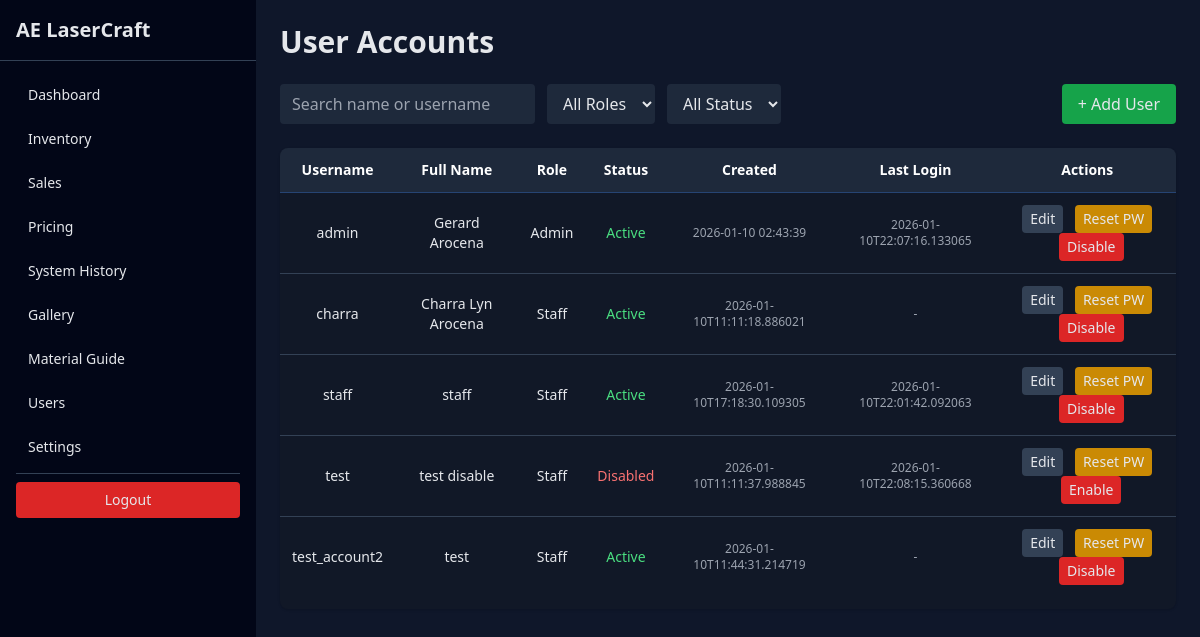
The page /users (signed in) on the database as committed earlier.
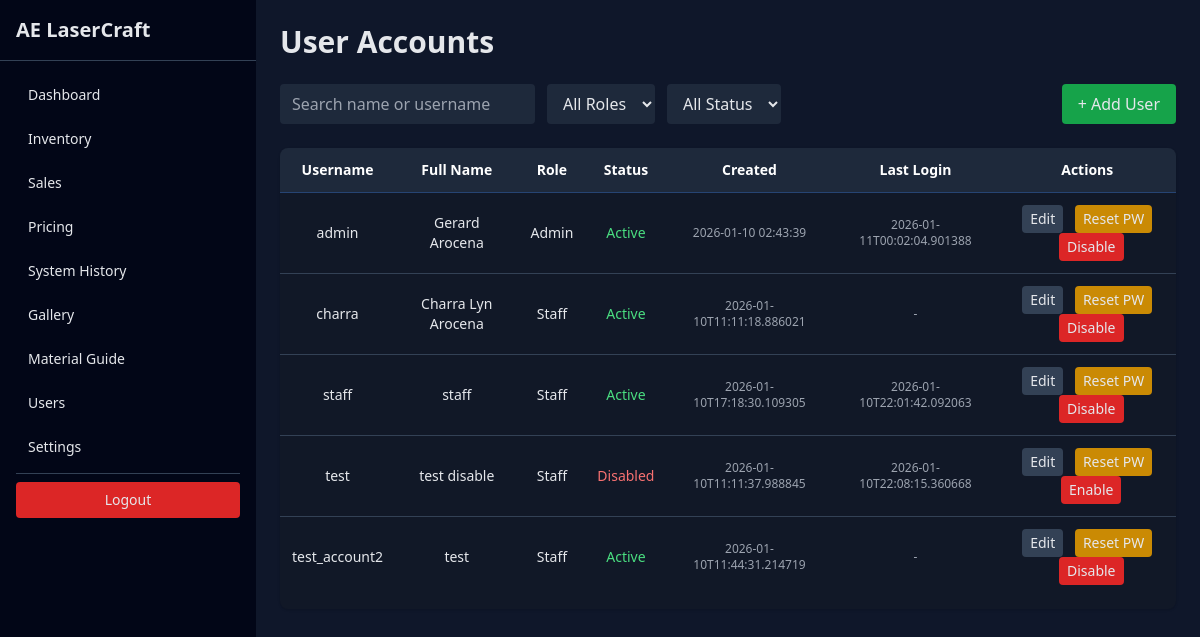
The same page on the database as committed later.
### tables this page shows
CREATE TABLE users (
        id INTEGER PRIMARY KEY,
        username TEXT UNIQUE,
        password TEXT,
        role TEXT
    , is_active INTEGER DEFAULT 1, full_name TEXT, created_at TEXT, last_login TEXT);

### app.py (the view)
@app.route("/users")
@login_required
def users_page():
    if current_user.role != "admin":
        abort(403)
    conn = connect()
    c = conn.cursor()
    c.execute("""
        SELECT id, username, full_name, role, is_active, created_at, last_login
        FROM users
        ORDER BY username
    """)
    users = c.fetchall()
    conn.close()
    return render_template("users.html", users=users)

### app.py (called while the page is built)
def load_user_settings_safe():
    if not current_user.is_authenticated:
        return {}
    conn = connect()
    c = conn.cursor()
    c.execute(
        "SELECT settings FROM user_settings WHERE user_id = ?",
        (current_user.id,)
    )
    row = c.fetchone()
    conn.close()
    if not row or not row[0]:
        return {}
    try:
        return json.loads(row[0])
    except Exception:
        return {}

@app.context_processor
def inject_globals():
    return {
        "settings": load_user_settings_safe(),
        "is_admin": (
            current_user.is_authenticated
            and current_user.role == "admin"
        )
    }

@login_manager.user_loader
def load_user(user_id):
    conn = connect()
    c = conn.cursor()
    c.execute("SELECT id, username, role FROM users WHERE id=?", (user_id,))
    u = c.fetchone()
    conn.close()
    return User(*u) if u else None

### auth.py (called while the page is built)
    @property
    def is_active(self):
        return self._is_active

### database.py (called while the page is built)
def is_postgres():
    return bool(os.environ.get("DATABASE_URL"))

def connect():
    if is_postgres():
        return connect_postgres()
    else:
        return connect_sqlite()

### templates/users.html (shortened to what this page needs)
{% extends "base.html" %}
{% block content %}
<div class="flex justify-between items-center mb-6">
  <h2 class="text-3xl font-bold">User Accounts</h2>
</div>
  <div class="flex flex-wrap gap-3 mb-6">
    <input id="searchInput"
       placeholder="Search name or username"
       class="bg-slate-800 px-3 py-2 rounded">
    <select id="roleFilter" class="bg-slate-800 px-3 py-2 rounded">
      <option value="">All Roles</option>
    </select>
    <select id="statusFilter" class="bg-slate-800 px-3 py-2 rounded">
      <option value="">All Status</option>
    </select>
    <button onclick="openAddUserModal()" class="bg-green-600 px-4 py-2 rounded ml-auto">
      + Add User
    </button>
  </div>
<div class="bg-card rounded-lg shadow overflow-x-auto">
  <table class="w-full text-sm">
    <thead class="bg-slate-800 text-center">
      <tr>
        <th class="p-3 " >Username</th>
        <th class="p-3">Full Name</th>
        <th class="p-3">Role</th>
        <th class="p-3">Status</th>
        <th class="p-3">Created</th>
        <th class="p-3">Last Login</th>
        <th class="p-3">Actions</th>
      </tr>
    </thead>
    <tbody id="usersTable">
      {% for u in users %}
      <tr class="border-t border-slate-700 text-center">
        <td class="p-3">{{ u[1] }}</td>
        <td class="p-3">{{ u[2] or "-" }}</td>
        <td class="p-3 capitalize">{{ u[3] }}</td>
        <td class="p-3">
          {% if u[4] == 1 %}
            <span class="text-green-400">Active</span>
          {% else %}
            <span class="text-red-400">Disabled</span>
          {% endif %}
        </td>
        <td class="p-3 text-xs text-gray-400">{{ u[5] or "-" }}</td>
        <td class="p-3 text-xs text-gray-400">{{ u[6] or "-" }}</td>
        <td class="p-3 text-center space-x-2">
        {% if is_admin %}
        <button class="bg-slate-700 px-2 py-1 rounded edit-user-btn"
                data-id="{{ u[0] }}"
                data-name="{{ u[2]|e }}"
                data-role="{{ u[3] }}">
            Edit
        </button>
        <button class="bg-yellow-600 px-2 py-1 rounded reset-user-btn"
                data-id="{{ u[0] }}">
            Reset PW
        </button>
        <button class="bg-red-600 px-2 py-1 rounded toggle-user-btn"
                data-id="{{ u[0] }}">
        {% if u[4] == 1 %}Disable{% else %}Enable{% endif %}
        </button>
        {% endif %}
        </td>
      </tr>
      {% endfor %}
    </tbody>
  </table>
  <div id="pagination" class="flex gap-2 justify-center pt-3"></div>
</div>
{% endblock %}

Rows that differ between the two databases and show on the page:
changed users "admin": last_login "2026-01-10T22:07:16.133065" → "2026-01-11T00:02:04.901388"
